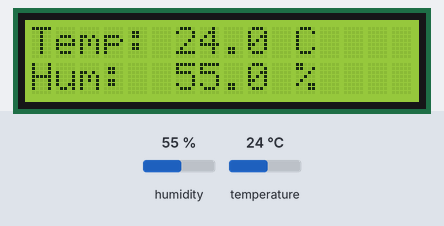
Recording of a sketch running on a simulated Arduino Uno, built with avr-gcc and run on an emulated ATmega328P. Shown: 16×2 character LCD. The inputs (shaded band) are chosen by the test bench; at power-on: humidity 55 %, temperature 24 °C.

Above: at 3.2 s.
3.3 s: humidity set to 22 %
At 4.8 s:
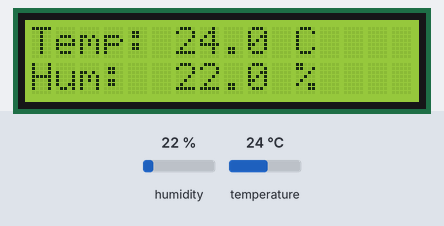
6.0 s: temperature set to 12 °C
At 7.3 s:
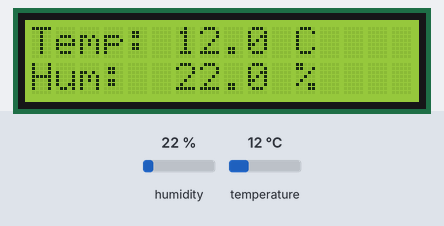
8.7 s: humidity set to 40 %
At 11.2 s:
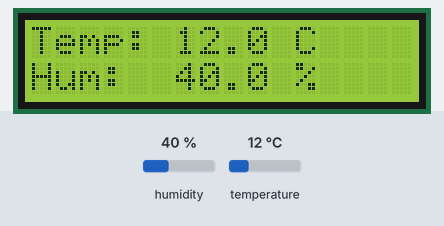
11.7 s: temperature set to 19 °C
At 12.5 s:
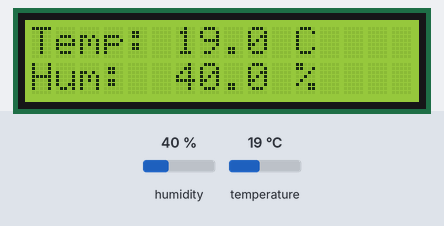
Timing chart, 0 to 14.7 s (numbered marks = the images above; inputs shaded):
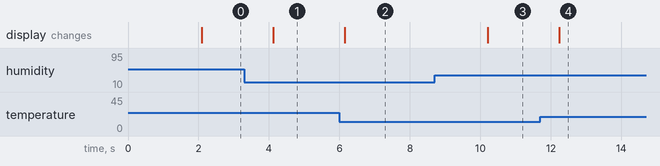

Measured:
- after the input at 3.3 s, the display: changes after 0.82 s (image 1)
- after the input at 6.0 s, the display: changes after 0.15 s (image 2)
- after the input at 8.7 s, the display: changes after 1.5 s (image 3)
- after the input at 11.7 s, the display: changes after 0.53 s (image 4)

The sketch:

Project_27_DHT11_LCD_Display.ino
```cpp
#include <LiquidCrystal.h>
#include <DHT.h>

// Initialize the LCD with the numbers of the interface pins
// LiquidCrystal lcd(RS, E, D4, D5, D6, D7);
LiquidCrystal lcd(12, 11, 5, 4, 3, 2);

#define DHT11_PIN 8
DHT dht(DHT11_PIN, DHT11);   // DHT dht;

void setup() {
  // Set up the LCD's number of columns and rows:
  lcd.begin(16, 2);

  dht.begin();   // This library must be initialized.

  // Print a welcome message
  lcd.setCursor(0, 0);
  lcd.print("Temp & Humidity");
  lcd.setCursor(0, 1);
  lcd.print("Initializing...");
  delay(2000);
  lcd.clear();
}

void loop() {
  // Read data from the sensor
  float temperature = dht.readTemperature();
  float humidity = dht.readHumidity();

  // Display Temperature on the first line
  lcd.setCursor(0, 0);
  lcd.print("Temp: ");
  lcd.print(temperature, 1); // Print with 1 decimal place
  lcd.print(" C");

  // Display Humidity on the second line
  lcd.setCursor(0, 1);
  lcd.print("Hum:  ");
  lcd.print(humidity, 1);    // Print with 1 decimal place
  lcd.print(" %");

  // Wait 2 seconds before the next reading
  delay(2000);
}
```
